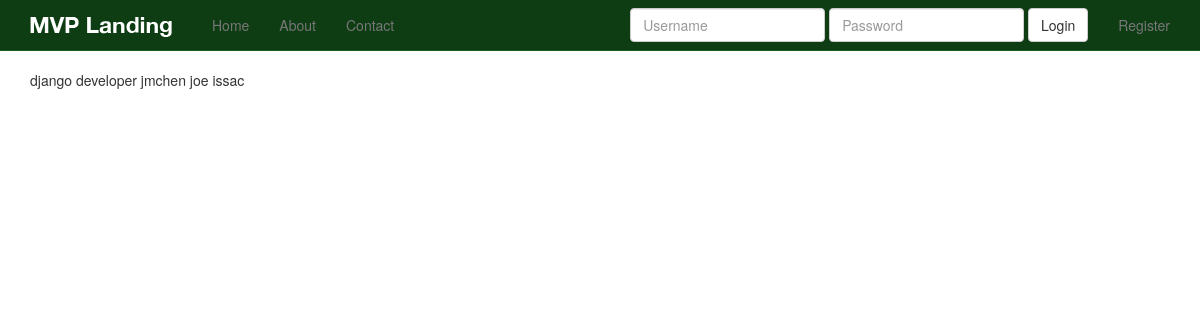
Before: /matches/position/django-developer with the older database file.
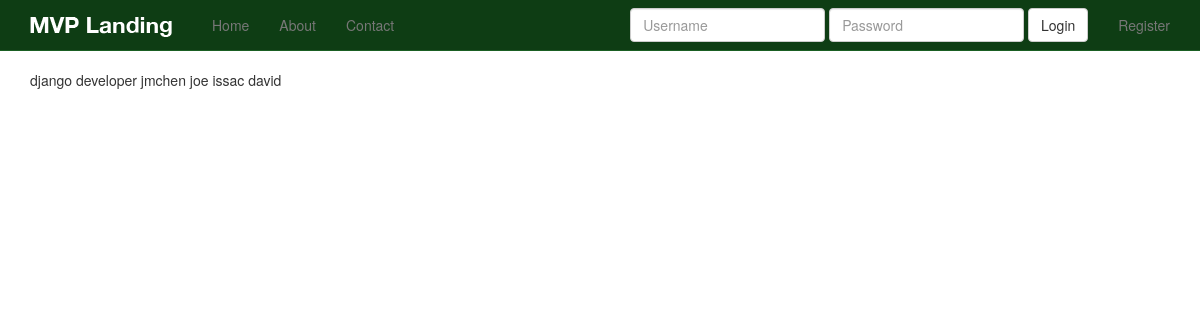
After: the same page with the newer database file.
### matches/models.py (models this page shows, shortened)
class PositionMatch(models.Model):
    user = models.ForeignKey(settings.AUTH_USER_MODEL)
    job = models.ForeignKey(Job)
    hidden = models.BooleanField(default=False)
    liked = models.NullBooleanField()
    updated = models.DateTimeField(auto_now=True, auto_now_add=False)
    objects = PositionMatchManager()

### matches/views.py (the view)
# urls.py: url(r'^position/(?P<slug>[\w-]+)$', 'matches.views.position_match_view',
def position_match_view(request, slug):
	try:
		instance = Job.objects.get(slug=slug)
	except Job.MultipleObjectsReturned:
		queryset = Job.objects.filter(slug=slug).order_by('-id')
		instance = queryset[0]
	except Job.DoesNotExist:
		raise Http404
	matches = PositionMatch.objects.filter(job__text__iexact=instance.text)
	template = 'matches/position_match_view.html'
	context = {
		'instance': instance,
		'matches': matches,
	}
	return render(request, template, context)

### jobs/models.py (called while the page is built)
    def __unicode__(self):
        return self.text

### templates/matches/position_match_view.html (shortened to what this page needs)
{% extends 'base.html' %}
{% block content %}
{{ instance }}
{% for match in matches %}
{{ match.user }}
{% endfor %}
{% endblock %}

Changed rows visible on the page:
added PositionMatch: user "david"
